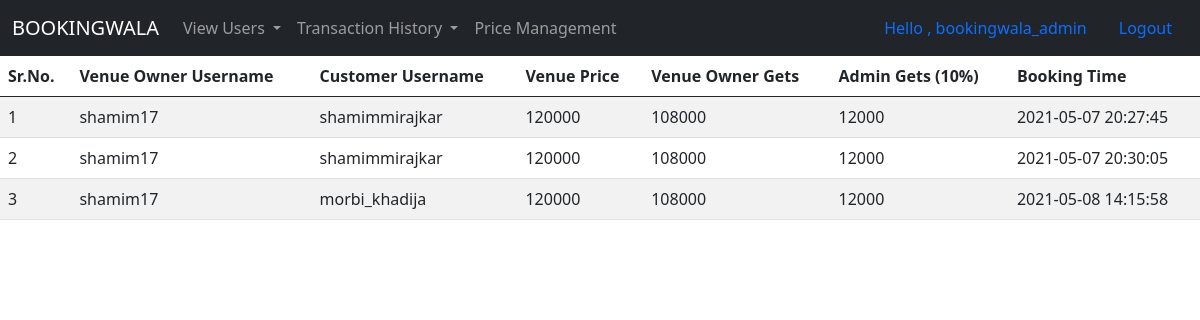
The page /thistoryadmincommision.php (signed in) on the database its author committed.
### tables this page shows
CREATE TABLE `venueownerprofit` (
  `id` int(10) NOT NULL,
  `username` varchar(50) NOT NULL,
  `cusername` varchar(50) NOT NULL,
  `venueprice` int(10) NOT NULL,
  `ownergets` int(10) NOT NULL,
  `admingets` int(10) NOT NULL,
  `timestamp` timestamp NOT NULL DEFAULT current_timestamp()
);

### thistoryadmincommision.php (the view, shortened to what this page needs)
<!DOCTYPE html>
<html lang="en">
<head>
    <link href="https://cdn.jsdelivr.net/npm/bootstrap@5.0.0-beta3/dist/css/bootstrap.min.css?v=<?php echo time(); ?>" rel="stylesheet">
</head>
<body>
<nav class="navbar navbar-expand-lg navbar-dark bg-dark">
    <div class="container-fluid">
      <a class="navbar-brand" href="admin.php">BOOKINGWALA</a>
      <div class="collapse navbar-collapse" id="navbarNavDropdown">
        <ul class="navbar-nav">
          <li class="nav-item dropdown">
            <a class="nav-link dropdown-toggle" href="#" id="navbarDropdownMenuLink" role="button" data-bs-toggle="dropdown" aria-expanded="false">
              View Users
            </a>
          </li>
          <li class="nav-item dropdown">
            <a class="nav-link dropdown-toggle" href="#" id="navbarDropdownMenuLink" role="button" data-bs-toggle="dropdown" aria-expanded="false">
              Transaction History
            </a>
          </li>
          <li class="nav-item">
            <a class="nav-link" href="adminvpm.php">Price Management</a>
          </li>
        </ul>
      </div>
      <li class="nav-item d-flex">
          <a class="nav-link" href="#">Hello , <?php echo $_SESSION['ausername']; ?></a>
          <a class="nav-link" href="logout.php">Logout</a>
        </li>
    </div>
  </nav>
<table class="table table-striped">
  <thead>
    <tr>
      <th scope="col">Sr.No.</th>
      <th scope="col">Venue Owner Username</th>
      <th scope="col">Customer Username</th>
      <th scope="col">Venue Price</th>
      <th scope="col">Venue Owner Gets</th>
      <th scope="col">Admin Gets (10%)</th>
      <th scope="col">Booking Time</th>
    </tr>
  </thead>
  <tbody>
  <?php
            include 'database.php';
            $sql = "SELECT * FROM `venueownerprofit`";
            $result = mysqli_query($conn , $sql);
            $sno = 0;
            while($row = mysqli_fetch_assoc($result)){
            $sno = $sno + 1;
            echo "<tr>
            <td>". $sno . "</td>
            <td>". $row['username'] . "</td>
            <td>". $row['cusername'] . "</td>
            <td>". $row['venueprice'] . "</td>
            <td>". $row['ownergets'] . "</td>
            <td>". $row['admingets'] . "</td>
            <td>". $row['timestamp'] . "</td>
          </tr>";}
        ?>
  </tbody>
</table>
</body>
</html>

### rows shown on the page
venueownerprofit: username "shamim17", cusername "shamimmirajkar", venueprice "120000", ownergets "108000", admingets "12000", timestamp "2021-05-07 20:27:45"
venueownerprofit: username "shamim17", cusername "shamimmirajkar", venueprice "120000", ownergets "108000", admingets "12000", timestamp "2021-05-07 20:30:05"
venueownerprofit: username "shamim17", cusername "morbi_khadija", venueprice "120000", ownergets "108000", admingets "12000", timestamp "2021-05-08 14:15:58"

### other values the page prints
$_SESSION['ausername'] "bookingwala_admin"
